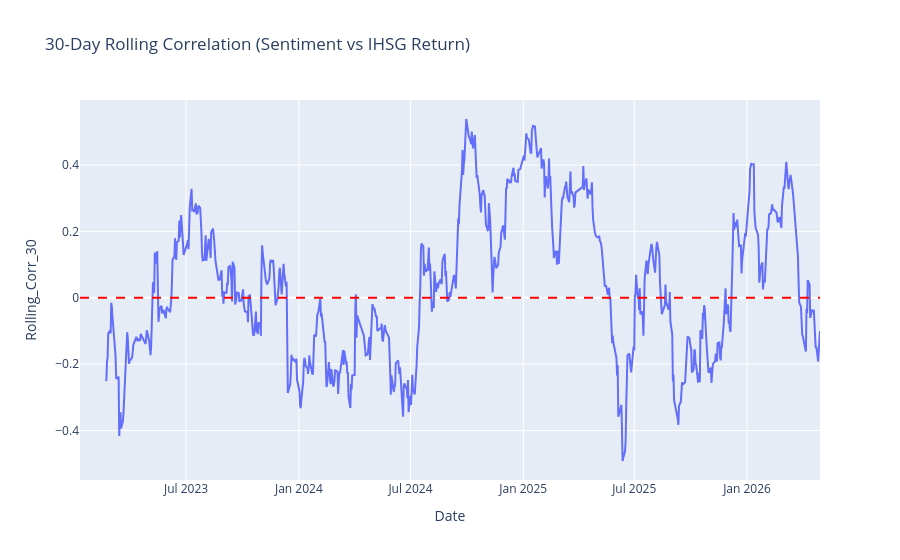

The notebook cell saved with this chart:
### Markdown cell above
## 12. Correlation with IHSG
Does public sentiment on Instagram predict the stock market? We analyze the correlation and conduct Granger Causality tests to determine if sentiment shifts happen *before* market shifts.

### Code cell
# Merge DSI with IHSG data
df_market = pd.merge(df_merged, daily_sentiment[['post_date', 'DSI', 'DSI_MA7']], left_on='Date', right_on='post_date', how='inner')

# Calculate daily return of IHSG
df_market['IHSG_Return'] = df_market['Close'].pct_change()
df_market.dropna(inplace=True)

# Pearson Correlation
corr = df_market['DSI'].corr(df_market['IHSG_Return'])
print(f"Pearson Correlation between DSI and IHSG Daily Return: {corr:.4f}")

# Rolling Correlation
df_market['Rolling_Corr_30'] = df_market['DSI'].rolling(30).corr(df_market['IHSG_Return'])

fig = px.line(df_market, x='Date', y='Rolling_Corr_30', title='30-Day Rolling Correlation (Sentiment vs IHSG Return)')
fig.add_hline(y=0, line_dash="dash", line_color="red")
fig.show()

# Granger Causality Test
# Null Hypothesis: DSI does NOT Granger-cause IHSG_Return
print("\nGranger Causality Test Results (Sentiment -> IHSG Return)")
gc_data = df_market[['IHSG_Return', 'DSI']]
_ = grangercausalitytests(gc_data, maxlag=[1, 2, 3, 5])

### Figure 1 — Plotly figure (JSON) as saved in the notebook; plotly's stock layout.template omitted (floating-point values rounded to 4 significant figures; data arrays with more than 128 entries replaced by an {"elided": "..."} marker saying what was removed)
{"data": [{"hovertemplate": "Date=%{x}<br>Rolling_Corr_30=%{y}<extra></extra>", "legendgroup": "", "line": {"color": "#636efa", "dash": "solid"}, "marker": {"symbol": "circle"}, "mode": "lines", "name": "", "orientation": "v", "showlegend": false, "type": "scatter", "x": {"elided": "783 str values"}, "xaxis": "x", "y": {"elided": "783 float values"}, "yaxis": "y"}], "layout": {"legend": {"tracegroupgap": 0}, "shapes": [{"line": {"color": "red", "dash": "dash"}, "type": "line", "x0": 0, "x1": 1, "xref": "x domain", "y0": 0, "y1": 0, "yref": "y"}], "title": {"text": "30-Day Rolling Correlation (Sentiment vs IHSG Return)"}, "xaxis": {"anchor": "y", "domain": [0, 1], "title": {"text": "Date"}}, "yaxis": {"anchor": "x", "domain": [0, 1], "title": {"text": "Rolling_Corr_30"}}}}
